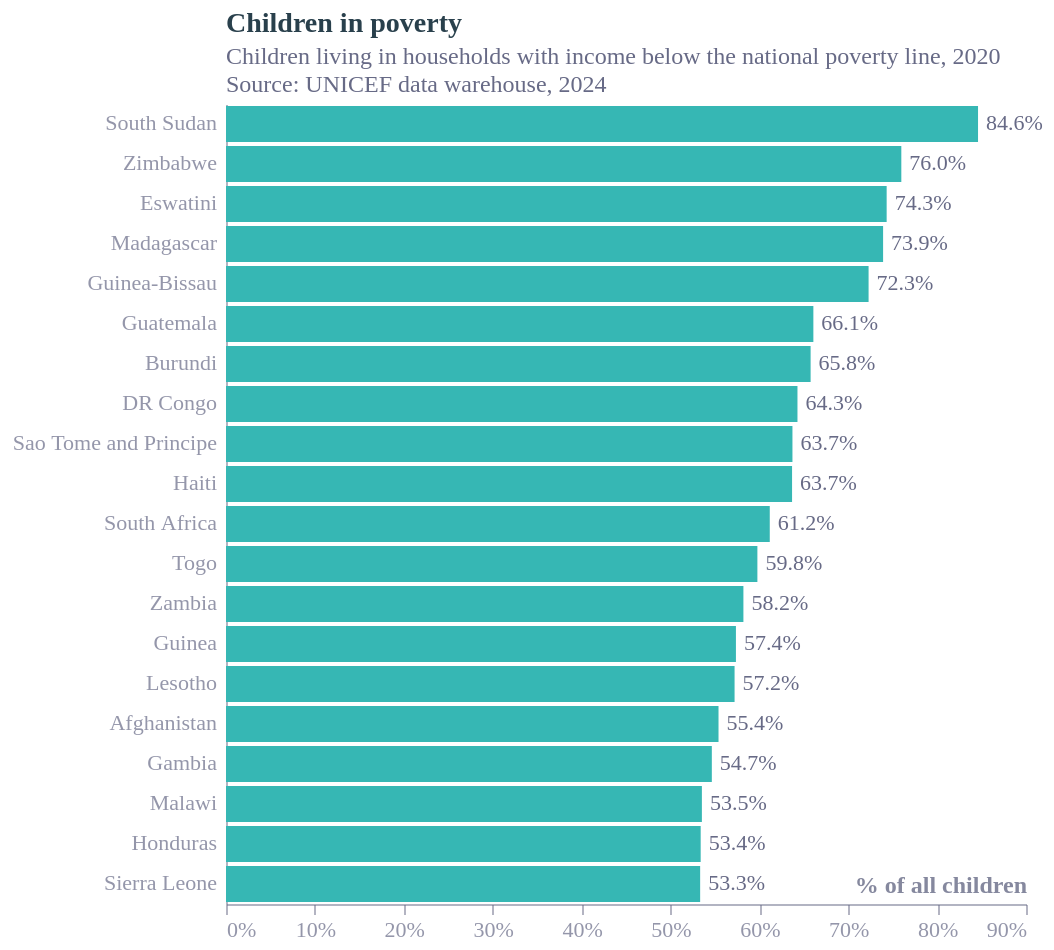

Vega-Lite specification for this chart:
### Vega-Lite specification from a JSON file in a GitHub repository (floating-point values rounded to 4 significant figures)
{"config": {"font": "Circular Std", "line": {"interpolate": "monotone"}, "view": {"stroke": "transparent", "continuousWidth": 400, "continuousHeight": 300}, "text": {"color": "#676A86", "align": "left", "baseline": "middle", "dx": 7, "dy": 0, "fontSize": 11}, "range": {"category": ["#36B7B4", "#E6224B", "#F4C245", "#0063AF", "#00A767", "#179FDB", "#EB5C2E"], "diverging": ["#E6224B", "#E54753", "#C9C9C9", "#179FDB", "#122B39"], "heatmap": ["#C9C9C9", "#179FDB", "#0063AF", "#122B39"], "ordinal": ["#00A767", "#36B7B4", "#179FDB", "#0063AF", "#243B5A"]}, "axisX": {"domainColor": "#676A86", "domainOpacity": 0.5, "grid": false, "labelAngle": 0, "labelColor": "#676A86", "labelOpacity": 0.7, "labelFontSize": 11, "orient": "bottom", "tickColor": "#676A86", "tickCount": 10, "tickOpacity": 0.5, "title": null, "titleAlign": "center", "titleAnchor": "middle", "titleColor": "#676A86", "titleFontSize": 12, "titleOpacity": 0.8, "titleY": -15}, "axisY": {"domainColor": "#676A86", "domainOpacity": 0.5, "gridColor": "#676A86", "gridDash": [1, 5], "gridOpacity": 0.5, "labelColor": "#676A86", "labelOpacity": 0.7, "labelPadding": 5, "labelFontSize": 11, "tickColor": "#676A86", "tickCount": 8, "tickOpacity": 0.5, "ticks": false, "titleAlign": "left", "titleAngle": 0, "titleBaseline": "bottom", "titleColor": "#676A86", "titleFontSize": 12, "titleOpacity": 0.8, "titleX": 0, "titleY": -7}, "title": {"color": "#122b39E6", "subtitleColor": "#676A86", "font": "Circular Std", "subtitleFont": "Circular Std", "anchor": "start", "fontSize": 14, "subtitleFontSize": 12, "subtitlePadding": 4, "offset": 0, "frame": "group"}}, "data": {"name": "data-337f761ed90d903ac1346256cef61957"}, "title": {"text": "Children in poverty", "subtitle": ["Children living in households with income below the national poverty line, 2020", "Source: UNICEF data warehouse, 2024"]}, "layer": [{"mark": {"type": "bar", "color": "#36B7B4"}, "encoding": {"x": {"axis": {"format": "%", "title": "% of all children", "titleAnchor": "end", "titleAlign": "right", "titleColor": "#676A86", "titleOpacity": 0.8}, "field": "value", "type": "quantitative"}, "y": {"field": "country", "sort": "-x", "title": "", "type": "nominal"}}}, {"mark": {"type": "text", "align": "left", "dx": 4}, "encoding": {"x": {"field": "value", "type": "quantitative"}, "y": {"field": "country", "sort": "-x", "title": "", "type": "nominal"}, "text": {"field": "value", "type": "quantitative", "format": ".1%"}}}], "$schema": "https://vega.github.io/schema/vega-lite/v5.8.0.json", "datasets": {"data-337f761ed90d903ac1346256cef61957": [{"geo": "AFG: Afghanistan", "value": 0.5541, "iso3": "AFG", "country": " Afghanistan"}, {"geo": "BDI: Burundi", "value": 0.6577, "iso3": "BDI", "country": " Burundi"}, {"geo": "COD: Democratic Republic of the Congo", "value": 0.6429, "iso3": "COD", "country": "DR Congo"}, {"geo": "SWZ: Eswatini", "value": 0.7432, "iso3": "SWZ", "country": " Eswatini"}, {"geo": "GMB: Gambia", "value": 0.5466, "iso3": "GMB", "country": " Gambia"}, {"geo": "GTM: Guatemala", "value": 0.6608, "iso3": "GTM", "country": " Guatemala"}, {"geo": "GIN: Guinea", "value": 0.5737, "iso3": "GIN", "country": " Guinea"}, {"geo": "GNB: Guinea-Bissau", "value": 0.7229, "iso3": "GNB", "country": " Guinea-Bissau"}, {"geo": "HTI: Haiti", "value": 0.6368, "iso3": "HTI", "country": " Haiti"}, {"geo": "HND: Honduras", "value": 0.534, "iso3": "HND", "country": " Honduras"}, {"geo": "LSO: Lesotho", "value": 0.5722, "iso3": "LSO", "country": " Lesotho"}, {"geo": "MDG: Madagascar", "value": 0.7392, "iso3": "MDG", "country": " Madagascar"}, {"geo": "MWI: Malawi", "value": 0.5354, "iso3": "MWI", "country": " Malawi"}, {"geo": "STP: Sao Tome and Principe", "value": 0.6373, "iso3": "STP", "country": " Sao Tome and Principe"}, {"geo": "SLE: Sierra Leone", "value": 0.5334, "iso3": "SLE", "country": " Sierra Leone"}, {"geo": "ZAF: South Africa", "value": 0.6117, "iso3": "ZAF", "country": " South Africa"}, {"geo": "SSD: South Sudan", "value": 0.846, "iso3": "SSD", "country": " South Sudan"}, {"geo": "TGO: Togo", "value": 0.5978, "iso3": "TGO", "country": " Togo"}, {"geo": "ZMB: Zambia", "value": 0.5821, "iso3": "ZMB", "country": " Zambia"}, {"geo": "ZWE: Zimbabwe", "value": 0.7597, "iso3": "ZWE", "country": " Zimbabwe"}]}}
